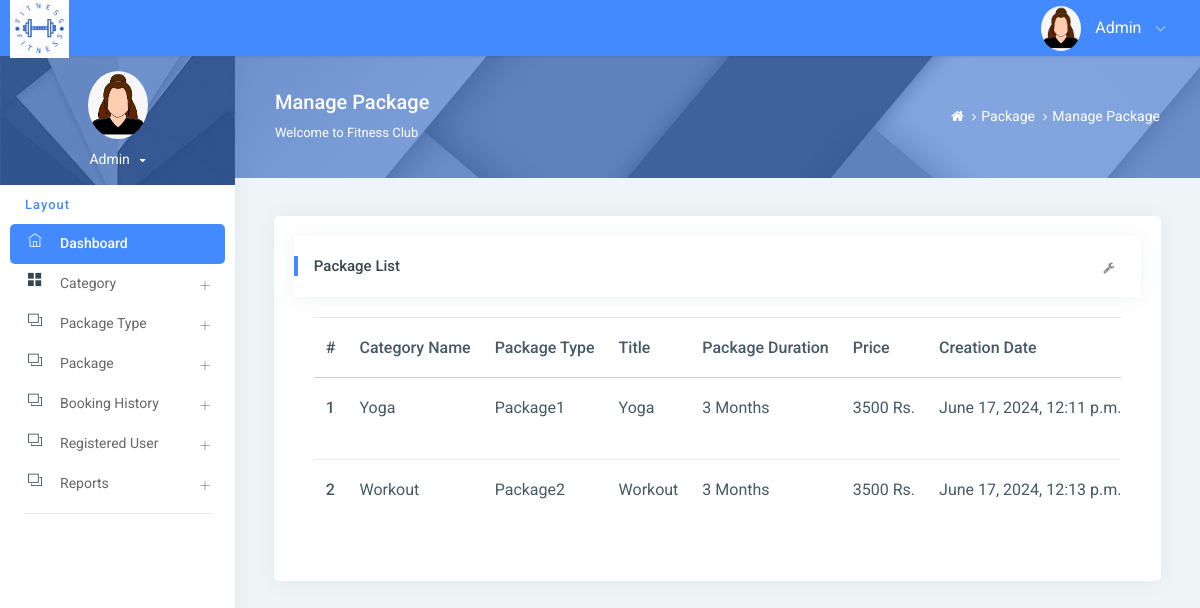
The page /managePackage/ on the database its author committed.
### gym/models.py (models this page shows, shortened)
class Package(models.Model):
    category = models.ForeignKey(Category, on_delete=models.CASCADE, null=True)
    packagename = models.ForeignKey(Packagetype, on_delete=models.CASCADE, null=True)
    titlename = models.CharField(max_length=200, null=True)
    packageduration = models.CharField(max_length=50, null=True)
    price = models.CharField(max_length=200, null=True)
    description = models.CharField(max_length=200, null=True)
    creationdate = models.DateTimeField(auto_now_add=True)

class Category(models.Model):
    categoryname = models.CharField(max_length=200, null=True)
    status = models.CharField(max_length=300, null=True)
    creationdate = models.DateTimeField(auto_now_add=True)

class Packagetype(models.Model):
    category = models.ForeignKey(Category, on_delete=models.CASCADE, null=True)
    packagename = models.CharField(max_length=200, null=True)
    creationdate = models.DateTimeField(auto_now_add=True)
    def __str__(self):
        return self.packagename

### gym/views.py (the view)
# urls.py: path('managePackage/', managePackage, name='managePackage'),
def managePackage(request):
    package = Package.objects.all()
    return render(request, 'admin/managePackage.html',locals())

### gym/templates/admin/managePackage.html (shortened to what this page needs)
{% extends 'admin_base.html' %}
{% load static %}
{% block main %}
<div class="page-header">
    <div class="page-block">
        <div class="row align-items-center">
            <div class="col-md-8">
                <div class="page-header-title">
                    <h5 class="m-b-10">Manage Package</h5>
                    <p class="m-b-0">Welcome to Fitness Club</p>
                </div>
            </div>
            <div class="col-md-4">
                <ul class="breadcrumb-title">
                    <li class="breadcrumb-item">
                        <a href="{% url 'admin_home' %}"> <i class="fa fa-home"></i> </a>
                    </li>
                    <li class="breadcrumb-item"><a href="">Package</a>
                    </li>
                    <li class="breadcrumb-item"><a href="">Manage Package</a>
                    </li>
                </ul>
            </div>
        </div>
    </div>
</div>
<div class="pcoded-inner-content">
    <div class="main-body">
        <div class="page-wrapper">
            <div class="page-body">
                <div class="row">
                    <div class="col-md-12">
                        <div class="card">
                            <div class="card-block">
                                <div class="card-header">
                                    <h5>Package List</h5>
                                    <div class="card-header-right">
                                        <ul class="list-unstyled card-option">
                                            <li><i class="fa fa fa-wrench open-card-option"></i></li>
                                        </ul>
                                    </div>
                                </div>
                                <div class="card-block table-border-style">
                                    <div class="table-responsive">
                                        <table class="table">
                                            <thead>
                                            <tr>
                                                <th>#</th>
                                                <th>Category Name</th>
                                                <th>Package Type</th>
                                                <th>Title</th>
                                                <th>Package Duration</th>
                                                <th>Price</th>
                                                <th>Creation Date</th>
                                            </tr>
                                            </thead>
                                            <tbody>
                                            {% for i in package %}
                                            <tr>
                                                <th scope="row">{{forloop.counter}}</th>
                                                <td>{{i.category.categoryname}}</td>
                                                <td>{{i.packagename}}</td>
                                                 <td>{{i.titlename}}</td>
                                                <td>{{i.packageduration}}</td>
                                                <td>{{i.price}} Rs.</td>
                                                <td>{{i.creationdate}}</td>
                                            </tr>
                                            {% endfor %}
                                            </tbody>
                                        </table>
                                    </div>
                                </div>
                            </div>
                        </div>
                    </div>
                </div>
            </div>
        </div>
    </div>
</div>
{% endblock %}

### gym/templates/admin_base.html (shortened to what this page needs)
{% load static %}
<html lang="en">
<head>
    <link rel="stylesheet" href="{% static 'assets1/pages/waves/css/waves.min.css' %}" type="text/css" media="all">
    <link rel="stylesheet" type="text/css" href="{% static 'assets1/css/bootstrap/css/bootstrap.min.css' %}">
    <link rel="stylesheet" href="{% static 'assets1/pages/waves/css/waves.min.css' %}" type="text/css" media="all">
    <link rel="stylesheet" type="text/css" href="{% static 'assets1/icon/themify-icons/themify-icons.css' %}">
    <link rel="stylesheet" type="text/css" href="{% static 'assets1/icon/font-awesome/css/font-awesome.min.css' %}">
    <link rel="stylesheet" type="text/css" href="{% static 'assets1/css/jquery.mCustomScrollbar.css' %}">
    <link rel="stylesheet" href="https://www.amcharts.com/lib/3/plugins/export/export.css" type="text/css" media="all"/>
    <link rel="stylesheet" type="text/css" href="{% static 'assets1/css/style.css' %}">
</head>
<body>
<div id="pcoded" class="pcoded">
    <div class="pcoded-container navbar-wrapper">
        <nav class="navbar header-navbar pcoded-header">
            <div class="navbar-wrapper">
                <div class="navbar-logo">
                    <a href="{% url 'admin_home' %}">
                        <img class="img-fluid" src="{% static 'assets1/images/logo1.png' %}" alt="Theme-Logo"
                             style="height:165%">
                    </a>
                </div>
                <div class="navbar-container container-fluid">
                    <ul class="nav-right">
                        <li class="user-profile header-notification">
                            <a href="#!" class="waves-effect waves-light">
                                <img src="{% static 'assets1/images/avtar1.jpg' %}" class="img-radius"
                                     alt="">
                                <span>Admin</span>
                                <i class="ti-angle-down"></i>
                            </a>
                        </li>
                    </ul>
                </div>
            </div>
        </nav>
        <div class="pcoded-main-container">
            <div class="pcoded-wrapper">
                <nav class="pcoded-navbar">
                    <div class="pcoded-inner-navbar main-menu">
                        <div class="">
                            <div class="main-menu-header">
                                <img class="img-80 img-radius" src="{% static 'assets1/images/avtar1.jpg' %}"
                                     alt="">
                                <div class="user-details">
                                    <span id="more-details">Admin<i class="fa fa-caret-down"></i></span>
                                </div>
                            </div>
                        </div>
                        <div class="pcoded-navigation-label" data-i18n="nav.category.navigation">Layout</div>
                        <ul class="pcoded-item pcoded-left-item">
                            <li class="active">
                                <a href="{% url 'admin_home' %}" class="waves-effect waves-dark">
                                    <span class="pcoded-micon"><i class="ti-home"></i><b>D</b></span>
                                    <span class="pcoded-mtext" data-i18n="nav.dash.main">Dashboard</span>
                                </a>
                            </li>
                            <li class="pcoded-hasmenu">
                                <a href="javascript:void(0)" class="waves-effect waves-dark">
                                    <span class="pcoded-micon"><i class="ti-layout-grid2-alt"></i></span>
                                    <span class="pcoded-mtext" data-i18n="nav.basic-components.main">Category</span>
                                </a>
                            </li>
                            <li class="pcoded-hasmenu">
                                <a href="javascript:void(0)" class="waves-effect waves-dark">
                                    <span class="pcoded-micon"><i class="ti-layers"></i></span>
                                    <span class="pcoded-mtext"
                                          data-i18n="nav.basic-components.main">Package Type </span>
                                </a>
                            </li>
                            <li class="pcoded-hasmenu">
                                <a href="javascript:void(0)" class="waves-effect waves-dark">
                                    <span class="pcoded-micon"><i class="ti-layers"></i></span>
                                    <span class="pcoded-mtext"
                                          data-i18n="nav.basic-components.main"> Package</span>
                                </a>
                            </li>
                            <li class="pcoded-hasmenu">
                                <a href="javascript:void(0)" class="waves-effect waves-dark">
                                    <span class="pcoded-micon"><i class="ti-layers"></i></span>
                                    <span class="pcoded-mtext"
                                          data-i18n="nav.basic-components.main">Booking History</span>
                                </a>
                            </li>
                               <li class="pcoded-hasmenu">
                                <a href="javascript:void(0)" class="waves-effect waves-dark">
                                    <span class="pcoded-micon"><i class="ti-layers"></i></span>
                                    <span class="pcoded-mtext"
                                          data-i18n="nav.basic-components.main"> Registered User</span>
                                </a>
                            </li>
                            <li class="pcoded-hasmenu">
                                <a href="javascript:void(0)" class="waves-effect waves-dark">
                                    <span class="pcoded-micon"><i class="ti-layers"></i></span>
                                    <span class="pcoded-mtext"
                                          data-i18n="nav.basic-components.main">Reports</span>
                                </a>
                            </li>
                        </ul>
                    </div>
                </nav>
                <div class="pcoded-content">
                    {% block main %}
                    {% endblock %}
                </div>
            </div>
        </div>
    </div>
</div>
</body>
</html>

### rows shown on the page
Package: category.categoryname "Yoga", packagename "Package1", titlename "Yoga", packageduration "3 Months", price "3500", creationdate "June 17, 2024, 12:11 p.m."
Package: category.categoryname "Workout", packagename "Package2", titlename "Workout", packageduration "3 Months", price "3500", creationdate "June 17, 2024, 12:13 p.m."
